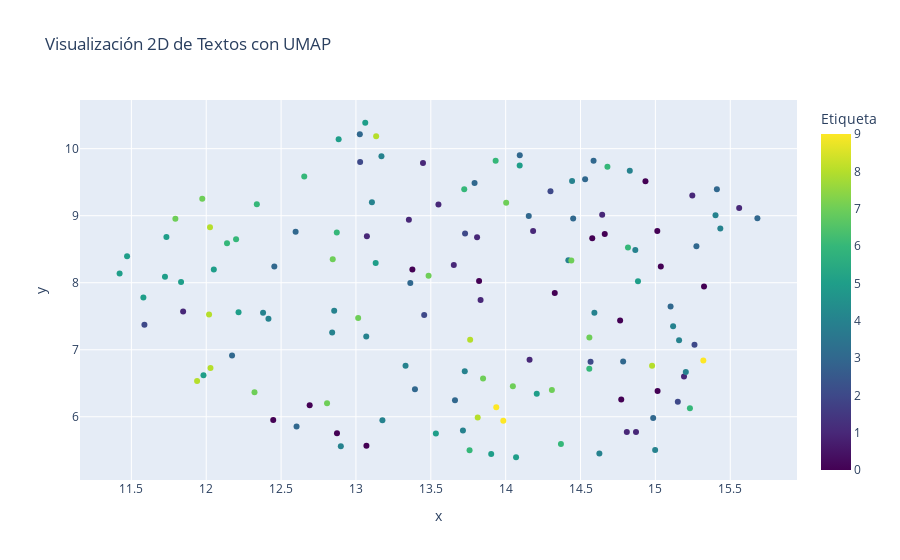

Notebook code cell kept with this figure:
### Markdown cell above
### 2.2.2 Modeling with BERT - UMAP 2D Visualization

### Code cell
umap_model = umap.UMAP(n_components=2, random_state=42)
embeddings_3d = umap_model.fit_transform(embeddings)


# Crear un DataFrame para las coordenadas 3D y las etiquetas
df_3d = pd.DataFrame(embeddings_3d, columns=['x', 'y'])
df_3d['label'] = df['label']

# Visualización en 3D con Plotly
fig = px.scatter(df_3d, x='x', y='y', color='label',
                    title='Visualización 2D de Textos con UMAP',
                    labels={'label': 'Etiqueta'},
                    color_continuous_scale=px.colors.sequential.Viridis)

fig.show()

### Figure 1 — Plotly figure (JSON) as saved in the notebook; plotly's stock layout.template omitted (floating-point values rounded to 4 significant figures; data arrays with more than 128 entries replaced by an {"elided": "..."} marker saying what was removed)
{"data": [{"hovertemplate": "x=%{x}<br>y=%{y}<br>Etiqueta=%{marker.color}<extra></extra>", "legendgroup": "", "marker": {"color": {"elided": "139 int values"}, "coloraxis": "coloraxis", "symbol": "circle"}, "mode": "markers", "name": "", "orientation": "v", "showlegend": false, "type": "scatter", "x": {"elided": "139 float values"}, "xaxis": "x", "y": {"elided": "139 float values"}, "yaxis": "y"}], "layout": {"coloraxis": {"colorbar": {"title": {"text": "Etiqueta"}}, "colorscale": [[0, "#440154"], [0.1111, "#482878"], [0.2222, "#3e4989"], [0.3333, "#31688e"], [0.4444, "#26828e"], [0.5556, "#1f9e89"], [0.6667, "#35b779"], [0.7778, "#6ece58"], [0.8889, "#b5de2b"], [1, "#fde725"]]}, "legend": {"tracegroupgap": 0}, "title": {"text": "Visualización 2D de Textos con UMAP"}, "xaxis": {"anchor": "y", "domain": [0, 1], "title": {"text": "x"}}, "yaxis": {"anchor": "x", "domain": [0, 1], "title": {"text": "y"}}}}
